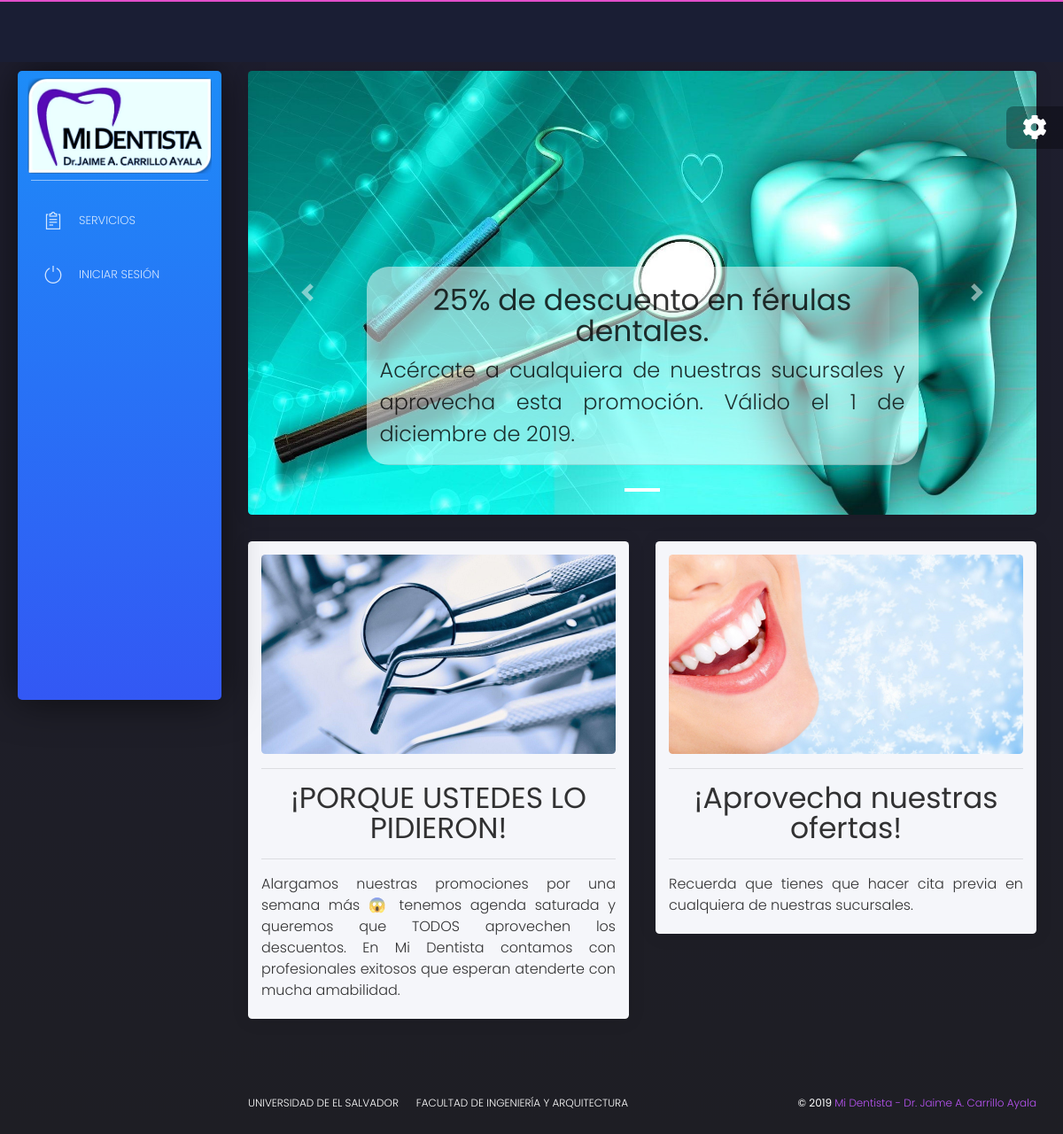
The page / on the database its author committed.
### core/models.py (models this page shows)
class Promocion(models.Model):
    id = models.AutoField(primary_key=True)
    tratamiento = models.ForeignKey(Tratamiento, on_delete=models.CASCADE, blank=True, null=True)
    titulo = models.CharField(max_length=64)
    descripcion = models.CharField(max_length=512)
    descuento = models.DecimalField(max_digits=5, decimal_places=2, default=0, validators=[MinValueValidator(0)])
    image = models.ImageField(upload_to='promo/%Y/%m/%D/', null=True, blank=True)
    created = models.DateField(auto_now=True)

class Publicacion(models.Model):
    id = models.AutoField(primary_key=True)
    titulo = models.CharField(max_length=128)
    descripcion = models.CharField(max_length=1024)
    created = models.DateField(auto_now=True)
    image = models.ImageField(upload_to='post/%Y/%m/%D/', null=True, blank=True)

### core/views.py (the view, shortened to what this page needs)
# urls.py: 2. Add a URL to urlpatterns:  path('', views.home, name='home')
def home(request):
    promociones = Promocion.objects.filter().order_by('-id')[:5]
    cantidad = Promocion.objects.filter().count()
    post = Publicacion.objects.all().order_by('-id')
    ps = []
    i=0
    for p in promociones:
        ps.append(p)
        i = i + 1
    if cantidad > 0:
        p0 = ps[0]
    if cantidad == 1:
        return render(request, "core/home.html", {'p0':p0, 'cantidad':cantidad, 'post':post})
    elif cantidad == 2:
        return render(request, "core/home.html", {'p0':p0, 'p1':p1, 'cantidad':cantidad, 'post':post})
    elif cantidad == 3:
        return render(request, "core/home.html", {'p0':p0, 'p1':p1, 'p2':p2, 'cantidad':cantidad, 'post':post})
    elif cantidad == 4:
        return render(request, "core/home.html", {'p0':p0, 'p1':p1, 'p2':p2, 'p3':p3, 'cantidad':cantidad, 'post':post})
    elif cantidad == 5:
        return render(request, "core/home.html", {'p0':p0, 'p1':p1, 'p2':p2, 'p3':p3, 'p4':p4, 'cantidad':cantidad, 'post':post})
    else:
        return render(request, "core/home.html", {'post':post})

### core/templates/core/home.html (shortened to what this page needs)
{% extends 'core/base.html' %}
{% load static %}
{% block content %}
<div class="content">
    <div class="row">
		{% if cantidad > 0 %}
			<div class="col-md-12">
				<div class="card card-raised card-carousel">
					<div id="introCarousel" class="carousel  slide carousel-fade" data-ride="carousel" data-interval="3000">
						<ol class="carousel-indicators">
						{% if cantidad > 0 %}
							<li data-target="#introCarousel" data-slide-to="0" class="active"></li>
						{% endif %}
						</ol>
						<div class="carousel-inner">
							{% if cantidad > 0 %}
								<div class="carousel-item active">
									<img class="d-block w-100" src="{{p0.image.url}}" alt="First slide">
									<div class="carousel-caption d-none d-md-block">
										<div style="background-color:rgba(255, 255, 255, 0.5); border-radius: 25px" class="col-md-12">
											<br>
											<h1> {{p0.titulo}} </h1>
											<p align=justify><font size=5>{{p0.descripcion}}</font></p>
											<hr>
										</div>
									</div>
								</div>
							{% endif %}
						</div>
						<a class="carousel-control-prev" href="#introCarousel" role="button" data-slide="prev">
							<span class="carousel-control-prev-icon ion-chevron-left" aria-hidden="true"></span>
						</a>
						<a class="carousel-control-next" href="#introCarousel" role="button" data-slide="next">
							<span class="carousel-control-next-icon ion-chevron-right" aria-hidden="true"></span>
						</a>
					</div>
				</div>
			</div>
		{% endif %}
		{% for p in post %}
				<div class="col-md-6">
					<div class="card white-content">
						<div class="card-body">
							<a href="{{p.image.url}}"><img  src="{{p.image.url}}"></a>
							<hr>
							<h1 align=center>{{p.titulo}}</h1>
							<hr>
							<p align=justify><font size=3>{{p.descripcion}}</font></p>
						</div>
					</div>
				</div>
		{% endfor %}
	</div>
</div>
{% endblock %}

### rows shown on the page
Promocion: image (picture), titulo "25% de descuento en férulas dentales.", descripcion "Acércate a cualquiera de nuestras sucursales y aprovecha esta promoción. Válido el 1 de diciembre de 2019."
Publicacion: image (picture), titulo "¡PORQUE USTEDES LO PIDIERON!", descripcion "Alargamos nuestras promociones por una semana más 😱 tenemos agenda saturada y queremos que TODOS aprovechen los descuentos. En Mi Dentista contamos con profesionales exitosos que esperan atenderte con mucha amabilidad."
Publicacion: image (picture), titulo "¡Aprovecha nuestras ofertas!", descripcion "Recuerda que tienes que hacer cita previa en cualquiera de nuestras sucursales."
